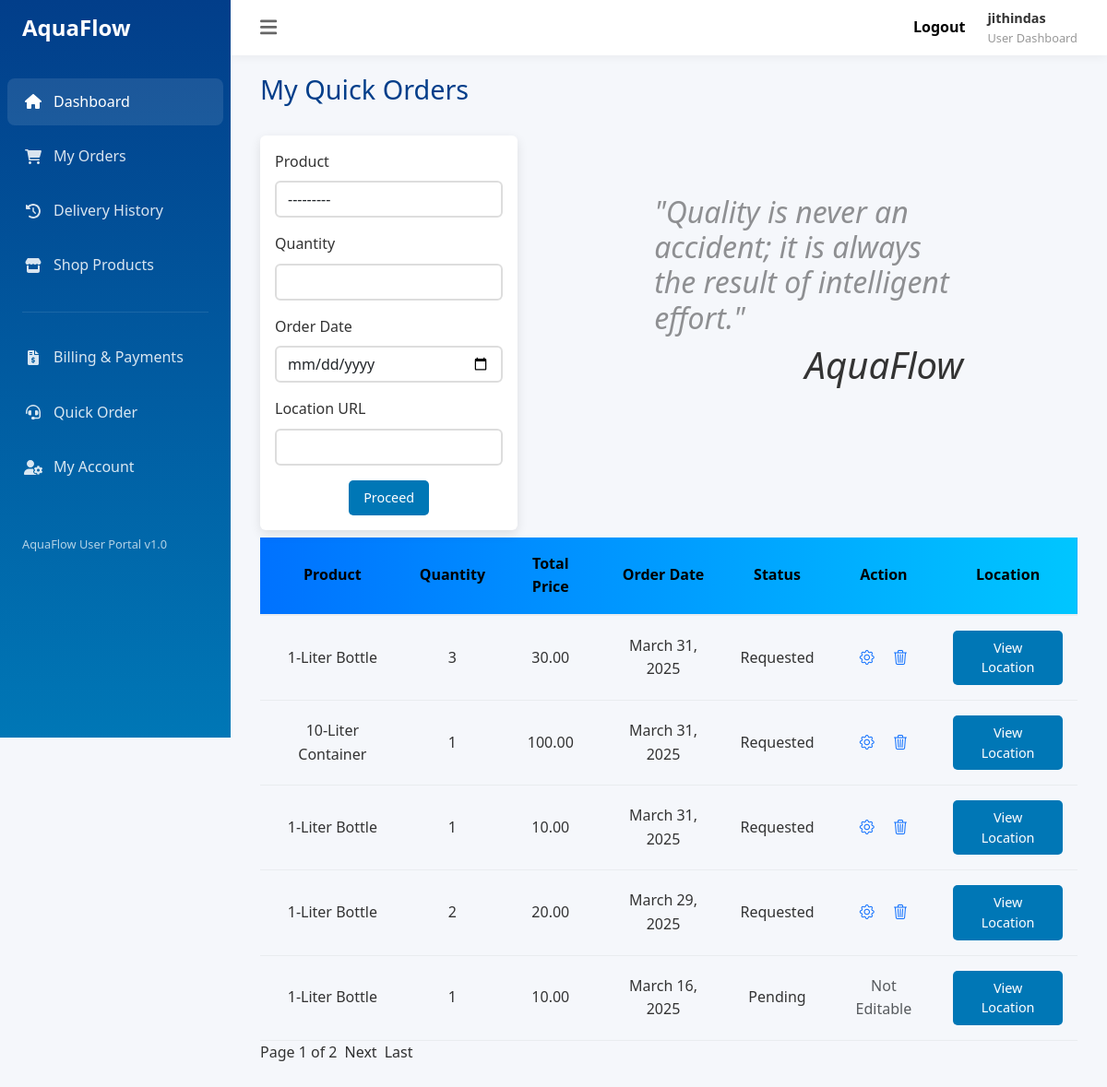
/quick_order (signed in), run on an earlier commit of the app's database.
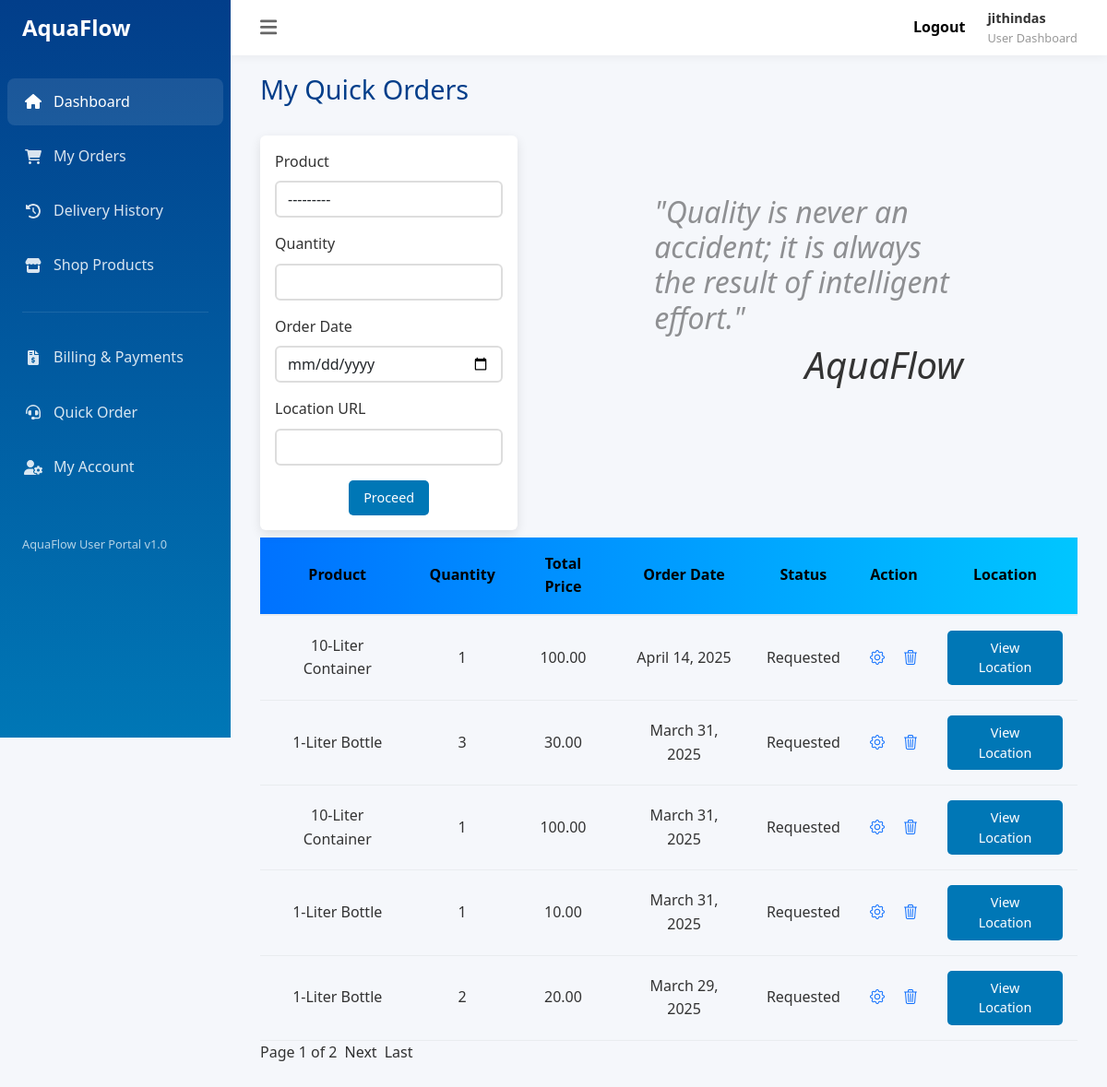
And on a later commit of the database.
### app/models.py (models this page shows, shortened)
class Quick_Order(models.Model):
    STATUS_CHOICES = (
        ('Requested', 'Requested'),
        ('Pending', 'Pending'),
        ('Delivered', 'Delivered'),
        ('Cancelled', 'Cancelled'),
    )
    customer = models.ForeignKey(User, on_delete=models.CASCADE)
    product = models.ForeignKey(Product, on_delete=models.CASCADE)
    quantity = models.PositiveIntegerField()
    total_price = models.DecimalField(max_digits=10, decimal_places=2, blank=True, null=True)
    order_date = models.DateField()
    created_date = models.DateField(auto_now_add=True, null=True, blank=True)
    status = models.CharField(max_length=20, choices=STATUS_CHOICES, default='Requested')
    location_url = models.URLField(blank=True, null=True)
    is_paid = models.BooleanField(default=False)

class Product(models.Model):
    size = models.CharField(max_length=100)
    price = models.DecimalField(max_digits=10, decimal_places=2)
    description = models.TextField(null=True,blank=True)
    def __str__(self):
        return f"{self.size}"

### app/views.py (the view, shortened to what this page needs)
# urls.py: path('quick_order', Quick_Order_View.as_view(),name='quick_order'),
class Quick_Order_View(View):
    def get(self, request, *args, **kwargs):
        form = Quick_Order_Form()
        orders = Quick_Order.objects.filter(customer=request.user).order_by('-id')
        paginator = Paginator(orders, 5)
        page_number = request.GET.get('page')
        page_orders = paginator.get_page(page_number)
        return render(request, 'quick_order.html', {'form': form, 'orders': page_orders})

### app/forms.py
class Quick_Order_Form(forms.ModelForm):
    class Meta:
        model = Quick_Order
        fields = ['product', 'quantity', 'order_date', 'location_url']
        widgets = {
            'product': forms.Select(attrs={'class': 'form-control'}),
            'quantity': forms.NumberInput(attrs={'class': 'form-control', 'min': '1'}),
            'order_date': forms.DateInput(attrs={'type': 'date', 'class': 'form-control','id': 'order_date',}),
            'location_url': forms.TextInput(attrs={'id': 'location', 'class': 'form-control'}),
        }

### app/templates/quick_order.html (shortened to what this page needs)
{% extends 'user.html' %}
{% block content %}
<h1 class="page-title">My Quick Orders</h1>
    <div class="row">
        <div class="col-4">
            <form method="post" class="my-2 shadow-lg rounded bg-white p-3">
                <div class="mb-3">
                    <label for="id_product" class="form-label">Product</label>
                    {{ form.product }}
                </div>
                <div class="mb-3">
                    <label for="id_quantity" class="form-label">Quantity</label>
                    {{ form.quantity }}
                </div>
                <div class="mb-3">
                    <label for="id_order_date" class="form-label">Order Date</label>
                    {{ form.order_date }}
                </div>
                <div class="mb-3">
                    <label for="id_location_url" class="form-label">Location URL</label>
                    {{ form.location_url }}
                </div>
                <div class="w-100 d-flex justify-content-center">
                    <button type="submit" class="btn btn-primary">Proceed</button>
                </div>
            </form>
        </div>
        <div class="col-1 "></div>
        <div class="col-6">
            <div class="p-5 my-4">
                <h2 class="text_h"><i> "Quality is never an accident; it is always the result of intelligent effort." </i></h2>
                <h1 class="text-end"><i>AquaFlow</i> </h1>
            </div>
        </div>
    </div>
<table>
    <thead class="table_head">
        <tr>
            <th>Product</th>
            <th>Quantity</th>
            <th>Total Price</th>
            <th>Order Date</th>
            <th>Status</th>
            <th>Action</th>
            <th>Location</th>
        </tr>
    </thead>
    <tbody>
        {% for i in orders %}
        <tr>
            <td>{{ i.product }}</td>
            <td>{{ i.quantity }}</td>
            <td>{{ i.total_price }}</td>
            <td>{{ i.order_date }}</td>
            <td>{{ i.status }}</td>
            <td>
                {% if i.status == "Requested" %}
                <a href="{% url 'quick_order_update' i.id %}"><i class="bi bi-gear"></i></a>
                <a class="ms-3" href="{% url 'quick_order_delete' i.id %}"><i class="bi bi-trash3"></i></a>
                {% else %}
                <span class="text-muted">Not Editable</span>
                {% endif %}
            </td>
            <td>
                {% if i.location_url %}
                    <a href="{{ i.location_url }}" target="_blank" class="btn btn-primary">View Location</a>
                {% else %}
                    No location provided
                {% endif %}
            </td>
        </tr>
        {% empty %}
        <tr>
            <td colspan="6">No orders yet.</td>
        </tr>
        {% endfor %}
    </tbody>
</table>
<div class="pagination">
    <span>Page {{ orders.number }} of {{ orders.paginator.num_pages }}</span>
    {% if orders.has_next %}
        <a class="ms-2 page_a" href="?page={{ orders.next_page_number }}">Next</a>
        <a class="ms-2 page_a" href="?page={{ orders.paginator.num_pages }}">Last</a>
    {% endif %}
</div>
{% endblock %}

What changed in the data, as far as the page shows it:
no longer on this page (row unchanged): Quick_Order: product "1-Liter Bottle", quantity "1", total_price "10.00", order_date "March 16, 2025", status "Pending", shows "Not Editable"
added Quick_Order: product "10-Liter Container", quantity "1", total_price "100.00", order_date "April 14, 2025", status "Requested"
